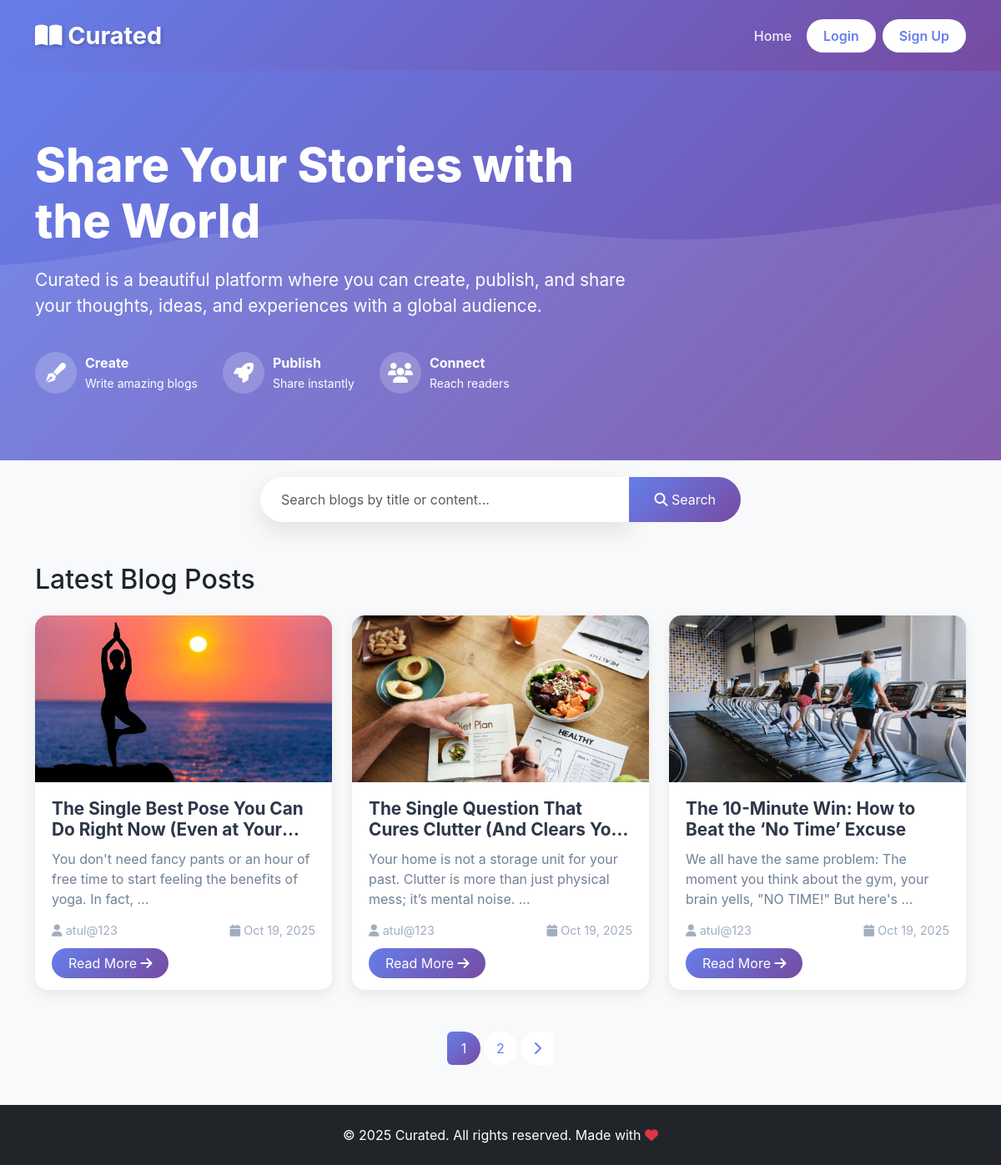
/home/, run on the app's committed database.
### blog/models.py (models this page shows, shortened)
class Post(models.Model):
    title = models.CharField(max_length=200)
    slug = models.SlugField(max_length=200, unique=True)
    author = models.ForeignKey(User, on_delete=models.CASCADE, related_name='blog_posts')
    content = models.TextField()
    image = models.ImageField(upload_to='blog_images/', blank=True, null=True)
    created_at = models.DateTimeField(default=timezone.now)
    updated_at = models.DateTimeField(auto_now=True)
    published = models.BooleanField(default=True)
    class Meta:
        ordering = ['-created_at']

### blog/views.py (the view)
# urls.py: path('home/', views.home, name='home'),
def home(request):
    search_query = request.GET.get('search', '')
    posts = Post.objects.filter(published=True)
    if search_query:
        posts = posts.filter(
            Q(title__icontains=search_query) |
            Q(content__icontains=search_query)
        )
    paginator = Paginator(posts, 3)
    page_number = request.GET.get('page')
    page_obj = paginator.get_page(page_number)
    context = {
        'page_obj': page_obj,
        'search_query': search_query,
    }
    return render(request, 'blog/home.html', context)

### blog/templates/blog/home.html (shortened to what this page needs)
{% load static %}
<!DOCTYPE html>
<html lang="en">
<head>
    <link href="https://cdn.jsdelivr.net/npm/bootstrap@5.3.0/dist/css/bootstrap.min.css" rel="stylesheet">
    <link rel="stylesheet" href="https://cdnjs.cloudflare.com/ajax/libs/font-awesome/6.4.0/css/all.min.css">
</head>
<body>
    <nav class="navbar navbar-expand-lg navbar-dark">
        <div class="container">
            <a class="navbar-brand" href="{% url 'blog:home' %}">
                <i class="fas fa-book-open"></i> Curated
            </a>
            <div class="collapse navbar-collapse" id="navbarNav">
                <ul class="navbar-nav ms-auto align-items-center">
                    <li class="nav-item">
                        <a class="nav-link" href="{% url 'blog:home' %}">Home</a>
                    </li>
                    {% if user.is_authenticated %}
                    <li class="nav-item">
                        <a class="nav-link" href="{% url 'blog:post_create' %}">
                            <i class="fas fa-plus-circle"></i> Create Blog
                        </a>
                    </li>
                    <li class="nav-item">
                        <a class="nav-link" href="{% url 'blog:my_posts' %}">My Posts</a>
                    </li>
                    <li class="nav-item">
                        <span class="nav-link">Hello, {{ user.username }}</span>
                    </li>
                    <li class="nav-item">
                        <a href="{% url 'accounts:logout' %}" class="btn btn-custom ms-2">Logout</a>
                    </li>
                    {% else %}
                    <li class="nav-item">
                        <a href="{% url 'accounts:login' %}" class="btn btn-custom me-2">Login</a>
                    </li>
                    <li class="nav-item">
                        <a href="{% url 'accounts:signup' %}" class="btn btn-custom">Sign Up</a>
                    </li>
                    {% endif %}
                </ul>
            </div>
        </div>
    </nav>
    <section class="hero-section">
        <div class="container hero-content">
            <div class="row align-items-center">
                <div class="col-lg-8">
                    <h1 class="hero-title">Share Your Stories with the World</h1>
                    <p class="hero-subtitle">
                        Curated is a beautiful platform where you can create, publish, and share your thoughts, ideas, and experiences with a global audience.
                    </p>
                    <div class="hero-features">
                        <div class="feature-item">
                            <div class="feature-icon">
                                <i class="fas fa-pen-fancy"></i>
                            </div>
                            <div>
                                <strong>Create</strong><br>
                                <small>Write amazing blogs</small>
                            </div>
                        </div>
                        <div class="feature-item">
                            <div class="feature-icon">
                                <i class="fas fa-rocket"></i>
                            </div>
                            <div>
                                <strong>Publish</strong><br>
                                <small>Share instantly</small>
                            </div>
                        </div>
                        <div class="feature-item">
                            <div class="feature-icon">
                                <i class="fas fa-users"></i>
                            </div>
                            <div>
                                <strong>Connect</strong><br>
                                <small>Reach readers</small>
                            </div>
                        </div>
                    </div>
                </div>
            </div>
        </div>
    </section>
    <div class="container search-section">
        <form method="GET" action="{% url 'blog:home' %}">
            <div class="input-group">
                <input type="text" class="form-control search-bar" name="search"
                       placeholder="Search blogs by title or content..."
                       value="{{ search_query }}">
                <button class="btn btn-primary search-btn" type="submit">
                    <i class="fas fa-search"></i> Search
                </button>
            </div>
        </form>
    </div>
    <div class="container mb-5">
        {% if search_query %}
        <h2 class="mb-4">Search Results for "{{ search_query }}"</h2>
        {% else %}
        <h2 class="mb-4">Latest Blog Posts</h2>
        {% endif %}
        {% if page_obj %}
        <div class="row g-4">
            {% for post in page_obj %}
            <div class="col-md-6 col-lg-4">
                <div class="card blog-card">
                    {% if post.image %}
                    <img src="{{ post.image.url }}" class="blog-card-img" alt="{{ post.title }}">
                    {% else %}
                    <div class="blog-card-img" style="background: linear-gradient(135deg, #667eea 0%, #764ba2 100%); display: flex; align-items: center; justify-content: center; color: white; font-size: 3rem;">
                        <i class="fas fa-blog"></i>
                    </div>
                    {% endif %}
                    <div class="blog-card-body">
                        <h3 class="blog-title">{{ post.title }}</h3>
                        <p class="blog-excerpt">{{ post.content|truncatewords:20 }}</p>
                        <div class="blog-meta">
                            <span><i class="fas fa-user"></i> {{ post.author.username }}</span>
                            <span><i class="fas fa-calendar"></i> {{ post.created_at|date:"M d, Y" }}</span>
                        </div>
                        <div class="mt-3">
                            <a href="{% url 'blog:post_detail' post.slug %}" class="read-more-btn">
                                Read More <i class="fas fa-arrow-right"></i>
                            </a>
                        </div>
                    </div>
                </div>
            </div>
            {% endfor %}
        </div>
        {% if page_obj.has_other_pages %}
        <nav aria-label="Page navigation">
            <ul class="pagination">
                {% for num in page_obj.paginator.page_range %}
                    {% if page_obj.number == num %}
                    <li class="page-item active">
                        <span class="page-link">{{ num }}</span>
                    </li>
                    {% elif num > page_obj.number|add:'-3' and num < page_obj.number|add:'3' %}
                    <li class="page-item">
                        <a class="page-link" href="?page={{ num }}{% if search_query %}&search={{ search_query }}{% endif %}">{{ num }}</a>
                    </li>
                    {% endif %}
                {% endfor %}
                {% if page_obj.has_next %}
                <li class="page-item">
                    <a class="page-link" href="?page={{ page_obj.next_page_number }}{% if search_query %}&search={{ search_query }}{% endif %}">
                        <i class="fas fa-chevron-right"></i>
                    </a>
                </li>
                {% endif %}
            </ul>
        </nav>
        {% endif %}
        {% endif %}
    </div>
    <footer class="bg-dark text-white text-center py-4 mt-5">
        <div class="container">
            <p class="mb-0">&copy; 2025 Curated. All rights reserved. Made with <i class="fas fa-heart text-danger"></i></p>
        </div>
    </footer>
</body>
</html>

### blog/templates/blog/home.html (style rules this page uses)
:root { --primary-color: #667eea; --secondary-color: #764ba2; --accent-color: #f093fb; }
body { font-family: 'Inter', -apple-system, BlinkMacSystemFont, 'Segoe UI', sans-serif; background: #f8f9fa; }
.navbar { background: linear-gradient(135deg, var(--primary-color) 0%, var(--secondary-color) 100%); box-shadow: 0 4px 15px rgba(0,0,0,0.1); padding: 1rem 0; }
.navbar-brand { font-size: 1.8rem; font-weight: 700; color: white !important; text-shadow: 2px 2px 4px rgba(0,0,0,0.2); }
.nav-link { color: rgba(255,255,255,0.9) !important; font-weight: 500; margin: 0 10px; transition: all 0.3s ease; }
.btn-custom { background: white; color: var(--primary-color); font-weight: 600; padding: 8px 20px; border-radius: 25px; transition: all 0.3s ease; border: none; }
.hero-section { background: linear-gradient(135deg, var(--primary-color) 0%, var(--secondary-color) 100%); color: white; padding: 80px 0; margin-bottom: 50px; position: relative; overflow: hidden; }
.hero-section::before { content: ''; position: absolute; top: 0; left: 0; right: 0; bottom: 0; background-size: cover; }
.hero-content { position: relative; z-index: 1; }
.hero-title { font-size: 3.5rem; font-weight: 800; margin-bottom: 20px; animation: fadeInUp 0.8s ease-out; }
.hero-subtitle { font-size: 1.3rem; margin-bottom: 30px; opacity: 0.95; animation: fadeInUp 0.8s ease-out 0.2s both; }
.hero-features { display: flex; gap: 30px; margin-top: 40px; flex-wrap: wrap; animation: fadeInUp 0.8s ease-out 0.4s both; }
.feature-item { display: flex; align-items: center; gap: 10px; }
.feature-icon { width: 50px; height: 50px; background: rgba(255,255,255,0.2); border-radius: 50%; display: flex; align-items: center; justify-content: center; font-size: 1.5rem; }
.search-section { margin: -30px auto 50px; max-width: 600px; position: relative; z-index: 10; }
.search-bar { box-shadow: 0 10px 30px rgba(0,0,0,0.1); border-radius: 50px; border: none; padding: 15px 25px; }
.search-btn { border-radius: 50px; padding: 12px 30px; background: linear-gradient(135deg, var(--primary-color), var(--secondary-color)); border: none; }
.blog-card { border: none; border-radius: 15px; overflow: hidden; transition: all 0.3s ease; box-shadow: 0 5px 15px rgba(0,0,0,0.08); height: 100%; }
.blog-card-img { height: 200px; object-fit: cover; width: 100%; }
.blog-card-body { padding: 20px; }
.blog-title { font-size: 1.3rem; font-weight: 700; color: #2d3748; margin-bottom: 10px; display: -webkit-box; -webkit-line-clamp: 2; -webkit-box-orient: vertical; overflow: hidden; }
.blog-excerpt { color: #718096; margin-bottom: 15px; display: -webkit-box; -webkit-line-clamp: 3; -webkit-box-orient: vertical; overflow: hidden; }
.blog-meta { display: flex; justify-content: space-between; align-items: center; font-size: 0.9rem; color: #a0aec0; }
.read-more-btn { background: linear-gradient(135deg, var(--primary-color), var(--secondary-color)); color: white; border: none; padding: 8px 20px; border-radius: 20px; text-decoration: none; transition: all 0.3s ease; }
.pagination { justify-content: center; margin-top: 50px; }
.page-link { color: var(--primary-color); border: none; margin: 0 5px; border-radius: 50%; width: 40px; height: 40px; display: flex; align-items: center; justify-content: center; }
.page-item.active .page-link { background: linear-gradient(135deg, var(--primary-color), var(--secondary-color)); border: none; }

### data on the page
Post: image (picture), title "The Single Best Pose You Can Do Right Now (Even at…", content "You don't need fancy pants or an hour of free time to start feeling the benefits of yoga. In fact, …", author.username "atul@123", created_at "Oct 19, 2025"
Post: image (picture), title "The Single Question That Cures Clutter (And Clears…", content "Your home is not a storage unit for your past. Clutter is more than just physical mess; it’s mental noise. …", author.username "atul@123", created_at "Oct 19, 2025"
Post: image (picture), title "The 10-Minute Win: How to Beat the ‘No Time’ Excuse", content "We all have the same problem: The moment you think about the gym, your brain yells, \"NO TIME!\" But here's …", author.username "atul@123", created_at "Oct 19, 2025"

### other printed values
{{ num }} "1"
{{ num }} "2"
